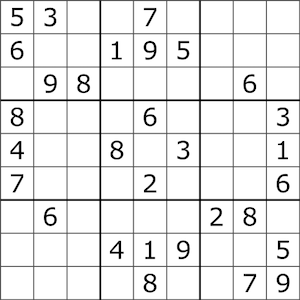
#> input picture cvStudy/img/edgeFind.png, 300 x 300 px
$ python cornerFind.py
#> lines starting #> are read from the running program, lines starting #| are printed output that depends on the picture; after the words box and inside, x2 and y2 are one past the last pixel; in counts of white or black regions, pixels touching at a corner belong together
# 角点检测
import cv2
import numpy

img = cv2.imread("./img/edgeFind.png")
#> img is the input picture: shape (300, 300, 3); min 0, max 255, mean 233.6
# 灰度化
gray = cv2.cvtColor(img, cv2.COLOR_BGR2GRAY)
# Harris 角点检测
dst = cv2.cornerHarris(gray, 2, 3, 0.04)
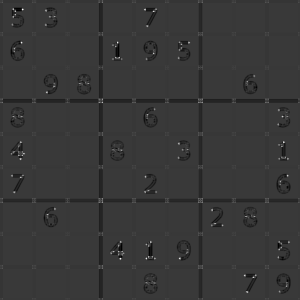
#> dst: shape (300, 300) float32; min -0.0339, max 0.117, mean -0.000862; drawn with min black and max white
# Harris 角点展示
img[dst > 0.01 * dst.max()] = [0, 0, 255]
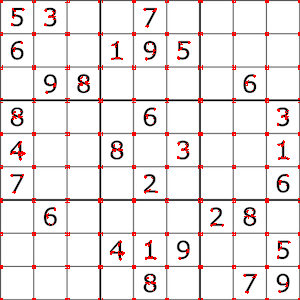
#> img: shape (300, 300, 3); 2.54% of pixels changed, all inside (x1, y1, x2, y2) = (0, 0, 300, 300)

# Shi-Tomasi 角点检测
corners = cv2.goodFeaturesToTrack(gray, 1000, 0.01, 10, )
#> corners = 165 rows, first 8: [283, 141], [144, 191], [20, 141], [119, 258], [20, 158], [211, 224], [150, 241], [120, 241]
corners = numpy.int0(corners)
# 绘制角度
for index in corners:
    x, y = index.ravel()
    cv2.circle(img, (x, y), 3, (255, 0, 0), -1)
#> this loop made 165 passes
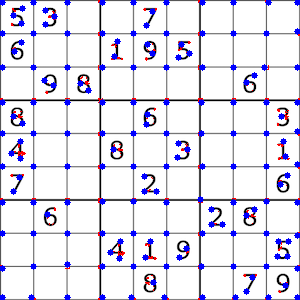
#> img: shape (300, 300, 3); 5.27% of pixels changed, all inside (x1, y1, x2, y2) = (0, 0, 300, 300)


while True:
    cv2.imshow("org", img)
    key = cv2.waitKey(1) & 0xFF
#> (key q is pressed here)
    if key == ord('q'):
        break
cv2.destroyAllWindows
